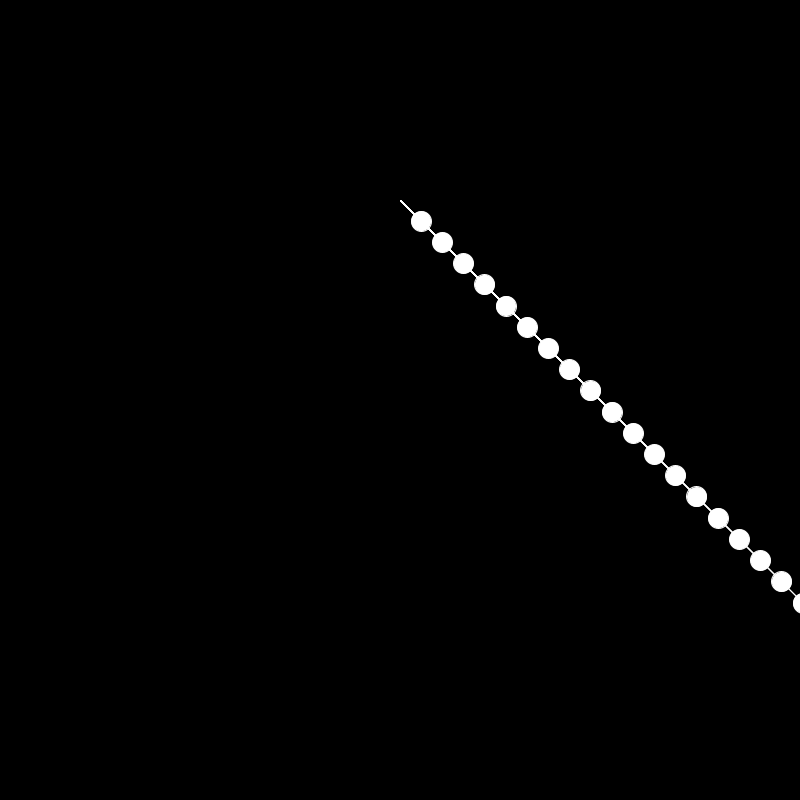
Frame 1 (no input)
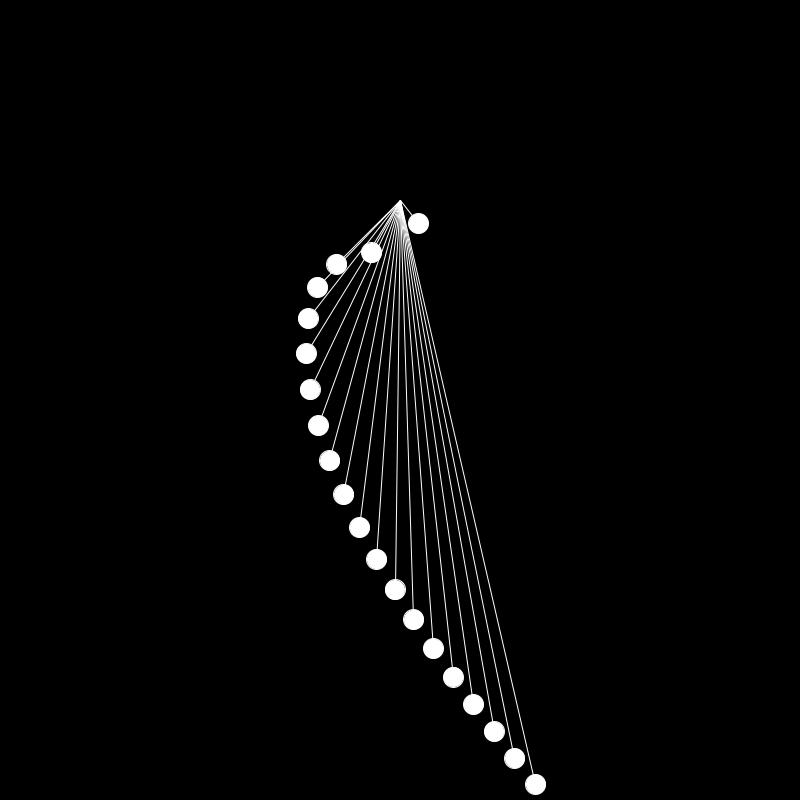
Frame 60 (the mouse pressed at the canvas centre just before this capture)
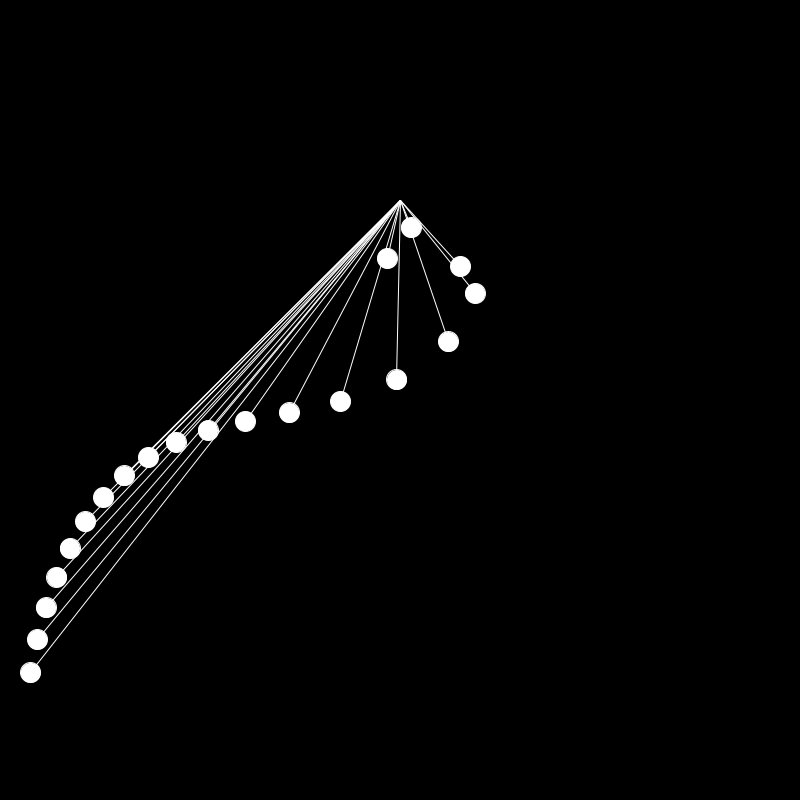
Frame 120 (the mouse held since frame 60 and released just before this capture)

The Processing sketch that drew these frames (run headless with seeded random() and noise(); from frame 60 on, the mouse is pressed at the canvas centre):

// Processing sketch: Angular_Velocity
// ── Angular_Velocity.pde
Pendulum[] pendulums;

void setup() {
  size(800, 800);
  int numPen = 20;
  pendulums = new Pendulum[numPen];
  for (int i=0; i<numPen; i++) {
    pendulums[i] = new Pendulum(PI/4, 30*(i+1));
  }
}

void draw() {
  background(0);
  translate(width/2, height/4);
  for (Pendulum p : pendulums) {
    p.display();
  }
}

// ── Pendulum.pde
class Pendulum {
  PVector position = new PVector(0, 0);
  PVector origin = new PVector(0, 0);
  float angle;
  float aVel = 0;
  float r;
  float g = 0.3;

  Pendulum(float angle_, float r_) {
    r = r_;
    angle = angle_;
  }

  void display() {
    stroke(255);
    

    position.x = origin.x + r * sin(angle);
    position.y = origin.y + r * cos(angle);

    float force = -g * sin(angle) / r;
    aVel += force;
    aVel *= 1;
    angle += aVel;

    line(origin.x, origin.y, position.x, position.y);
    ellipse(position.x, position.y, 20, 20);
  }
}
